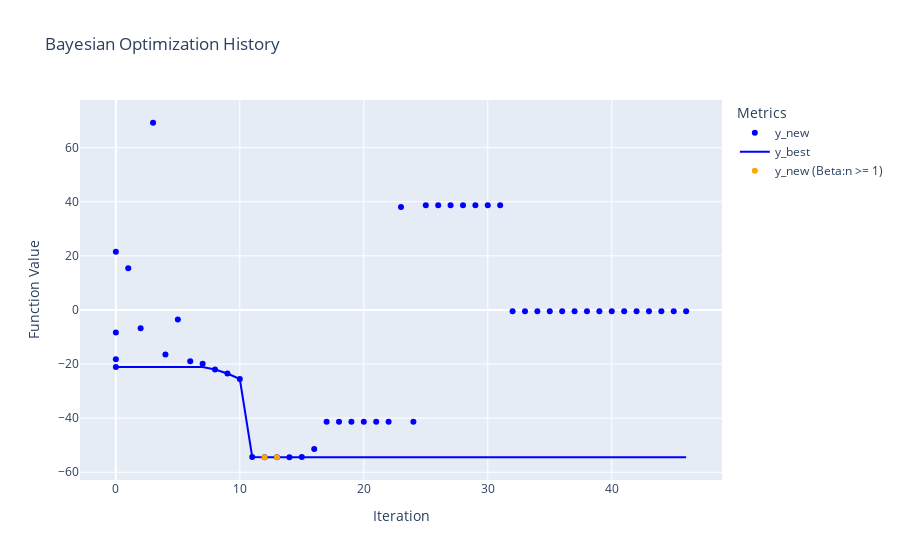

The notebook cell saved with this chart:
### Code cell
# Apply the function to plot the bo_data
history_plot(df)

### Figure 1 — Plotly figure (JSON) as saved in the notebook; plotly's stock layout.template omitted (floating-point values rounded to 4 significant figures)
{"data": [{"marker": {"color": "blue"}, "mode": "markers", "name": "y_new", "type": "scatter", "x": [0, 0, 0, 0, 1, 2, 3, 4, 5, 6, 7, 8, 9, 10, 11, 12, 13, 14, 15, 16, 17, 18, 19, 20, 21, 22, 23, 24, 25, 26, 27, 28, 29, 30, 31, 32, 33, 34, 35, 36, 37, 38, 39, 40, 41, 42, 43, 44, 45, 46], "y": [21.47, -18.26, -8.354, -21.1, 15.38, -6.802, 69.19, -16.47, -3.512, -18.99, -19.87, -22.03, -23.48, -25.53, -54.34, -54.45, -54.44, -54.41, -54.35, -51.41, -41.32, -41.32, -41.32, -41.32, -41.32, -41.32, 38.03, -41.32, 38.68, 38.68, 38.68, 38.68, 38.68, 38.68, 38.68, -0.5088, -0.5088, -0.5088, -0.5088, -0.5088, -0.5088, -0.5088, -0.5088, -0.5088, -0.5088, -0.5088, -0.5088, -0.5088, -0.5088, -0.5088]}, {"line": {"color": "blue"}, "mode": "lines", "name": "y_best", "type": "scatter", "x": [0, 0, 0, 0, 1, 2, 3, 4, 5, 6, 7, 8, 9, 10, 11, 12, 13, 14, 15, 16, 17, 18, 19, 20, 21, 22, 23, 24, 25, 26, 27, 28, 29, 30, 31, 32, 33, 34, 35, 36, 37, 38, 39, 40, 41, 42, 43, 44, 45, 46], "y": [-21.1, -21.1, -21.1, -21.1, -21.1, -21.1, -21.1, -21.1, -21.1, -21.1, -21.1, -22.03, -23.48, -25.53, -54.34, -54.45, -54.45, -54.45, -54.45, -54.45, -54.45, -54.45, -54.45, -54.45, -54.45, -54.45, -54.45, -54.45, -54.45, -54.45, -54.45, -54.45, -54.45, -54.45, -54.45, -54.45, -54.45, -54.45, -54.45, -54.45, -54.45, -54.45, -54.45, -54.45, -54.45, -54.45, -54.45, -54.45, -54.45, -54.45]}, {"marker": {"color": "orange"}, "mode": "markers", "name": "y_new (Beta:n >= 1)", "type": "scatter", "x": [12, 13], "y": [-54.45, -54.44]}], "layout": {"legend": {"title": {"text": "Metrics"}}, "title": {"text": "Bayesian Optimization History"}, "xaxis": {"title": {"text": "Iteration"}}, "yaxis": {"title": {"text": "Function Value"}}}}
